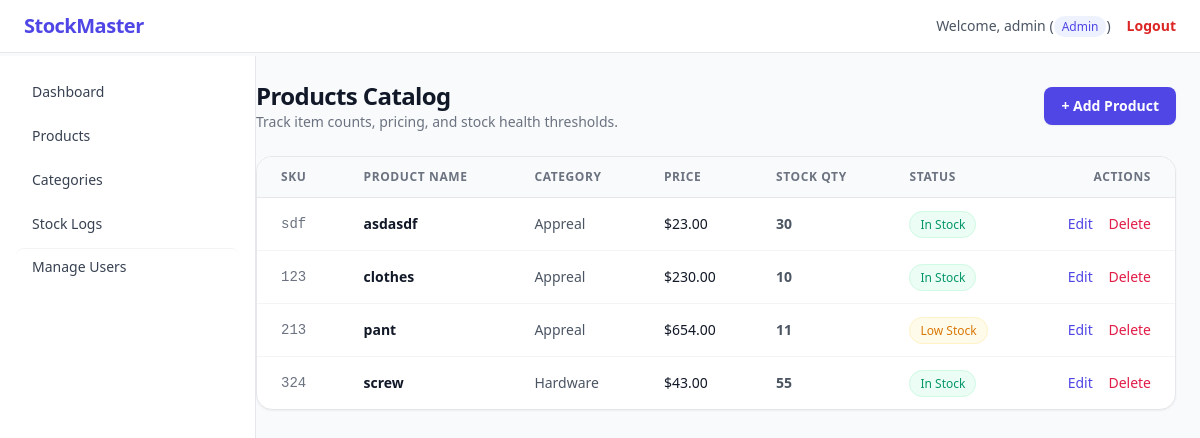
The page /products.php (signed in) on the database its author committed.
### tables this page shows
CREATE TABLE `products` (
  `id` int(11) NOT NULL,
  `category_id` int(11) DEFAULT NULL,
  `sku` varchar(50) NOT NULL,
  `name` varchar(150) NOT NULL,
  `description` text DEFAULT NULL,
  `price` decimal(10,2) NOT NULL,
  `quantity` int(11) DEFAULT 0,
  `min_stock_level` int(11) DEFAULT 5,
  `created_at` timestamp NOT NULL DEFAULT current_timestamp(),
  `updated_at` timestamp NOT NULL DEFAULT current_timestamp() ON UPDATE current_timestamp()
);

CREATE TABLE `categories` (
  `id` int(11) NOT NULL,
  `name` varchar(100) NOT NULL,
  `description` text DEFAULT NULL,
  `created_at` timestamp NOT NULL DEFAULT current_timestamp()
);

### products.php (the view, shortened to what this page needs)
<?php
require_once 'config.php';
include 'includes/header.php';
$query = "SELECT p.*, c.name AS category_name
          FROM products p
          LEFT JOIN categories c ON p.category_id = c.id
          ORDER BY p.name ASC";
$products = $pdo->query($query)->fetchAll();
?>
<div class="space-y-6">
    <div class="flex flex-col sm:flex-row sm:items-center sm:justify-between gap-4">
        <div>
            <h1 class="text-2xl font-bold text-gray-900 tracking-tight">Products Catalog</h1>
            <p class="text-sm text-gray-500">Track item counts, pricing, and stock health thresholds.</p>
        </div>
        <div>
            <a href="product_add.php" class="inline-flex justify-center items-center py-2 px-4 border border-transparent text-sm font-semibold rounded-lg text-white bg-indigo-600 hover:bg-indigo-700 transition shadow-sm">
                + Add Product
            </a>
        </div>
    </div>
    <div class="bg-white rounded-2xl border border-gray-200 shadow-sm overflow-hidden">
        <div class="overflow-x-auto">
            <table class="w-full text-left border-collapse">
                <thead>
                    <tr class="bg-gray-50 border-b border-gray-200">
                        <th class="px-6 py-3 text-xs font-semibold text-gray-500 uppercase tracking-wider">SKU</th>
                        <th class="px-6 py-3 text-xs font-semibold text-gray-500 uppercase tracking-wider">Product Name</th>
                        <th class="px-6 py-3 text-xs font-semibold text-gray-500 uppercase tracking-wider">Category</th>
                        <th class="px-6 py-3 text-xs font-semibold text-gray-500 uppercase tracking-wider">Price</th>
                        <th class="px-6 py-3 text-xs font-semibold text-gray-500 uppercase tracking-wider">Stock Qty</th>
                        <th class="px-6 py-3 text-xs font-semibold text-gray-500 uppercase tracking-wider">Status</th>
                        <th class="px-6 py-3 text-right text-xs font-semibold text-gray-500 uppercase tracking-wider">Actions</th>
                    </tr>
                </thead>
                <tbody class="divide-y divide-gray-100">
                    <?php if (count($products) > 0): ?>
                        <?php foreach ($products as $prod):
                            $is_low = $prod['quantity'] <= $prod['min_stock_level'];
                            $is_out = $prod['quantity'] == 0;
                        ?>
                            <tr class="hover:bg-gray-50/70 transition">
                                <td class="px-6 py-4 whitespace-nowrap text-sm font-mono text-gray-500">
                                    <?= htmlspecialchars($prod['sku']); ?>
                                </td>
                                <td class="px-6 py-4 whitespace-nowrap text-sm font-semibold text-gray-900">
                                    <?= htmlspecialchars($prod['name']); ?>
                                </td>
                                <td class="px-6 py-4 whitespace-nowrap text-sm text-gray-600">
                                    <?= htmlspecialchars($prod['category_name'] ?: 'Uncategorized'); ?>
                                </td>
                                <td class="px-6 py-4 whitespace-nowrap text-sm font-medium text-gray-900">
                                    $<?= number_format($prod['price'], 2); ?>
                                </td>
                                <td class="px-6 py-4 whitespace-nowrap text-sm text-gray-600 font-semibold">
                                    <?= $prod['quantity']; ?>
                                </td>
                                <td class="px-6 py-4 whitespace-nowrap text-sm">
                                    <?php if ($is_out): ?>
                                        <span class="px-2.5 py-1 text-xs font-medium rounded-full bg-rose-50 text-rose-600 border border-rose-100">Out of Stock</span>
                                    <?php elseif ($is_low): ?>
                                        <span class="px-2.5 py-1 text-xs font-medium rounded-full bg-amber-50 text-amber-600 border border-amber-100">Low Stock</span>
                                    <?php else: ?>
                                        <span class="px-2.5 py-1 text-xs font-medium rounded-full bg-emerald-50 text-emerald-600 border border-emerald-100">In Stock</span>
                                    <?php endif; ?>
                                </td>
                                <td class="px-6 py-4 whitespace-nowrap text-right text-sm font-medium space-x-3">
                                    <a href="product_edit.php?id=<?= $prod['id']; ?>" class="text-indigo-600 hover:text-indigo-900 transition">Edit</a>
                                    <a href="products.php?delete=<?= $prod['id']; ?>" onclick="return confirm('Delete this product permanently from the logs?');" class="text-rose-600 hover:text-rose-900 transition">Delete</a>
                                </td>
                            </tr>
                        <?php endforeach; ?>
                    <?php else: ?>
                        <tr>
                            <td colspan="7" class="px-6 py-12 text-center text-sm text-gray-500 font-medium">No products found. Start by adding one above!</td>
                        </tr>
                    <?php endif; ?>
                </tbody>
            </table>
        </div>
    </div>
</div>
<?php include 'includes/footer.php'; ?>

### includes/header.php (shortened to what this page needs)
<!DOCTYPE html>
<html lang="en">
<head>
    <script src="https://cdn.tailwindcss.com"></script>
</head>
<body class="bg-gray-50 font-sans antialiased">
    <?php if (isset($_SESSION['user_id'])): ?>
    <nav class="bg-white border-b border-gray-200 fixed z-30 w-full">
        <div class="px-6 py-3 flex items-center justify-between">
            <div class="flex items-center">
                <span class="text-xl font-bold text-indigo-600 tracking-tight">StockMaster</span>
            </div>
            <div class="flex items-center gap-4">
                <span class="text-sm text-gray-600 font-medium">Welcome, <?php echo htmlspecialchars($_SESSION['username']); ?> (<span class="capitalize text-xs px-2 py-0.5 bg-indigo-50 text-indigo-600 rounded-full"><?php echo $_SESSION['role']; ?></span>)</span>
                <a href="logout.php" class="text-sm font-semibold text-red-600 hover:text-red-700 transition">Logout</a>
            </div>
        </div>
    </nav>
    <div class="flex pt-14 overflow-hidden bg-gray-50">
        <aside class="w-64 fixed left-0 top-14 h-full bg-white border-r border-gray-200 pt-4 px-4 z-20">
            <ul class="space-y-1">
                <li><a href="dashboard.php" class="flex items-center px-4 py-2.5 text-sm font-medium text-gray-700 hover:bg-gray-50 rounded-lg">Dashboard</a></li>
                <li><a href="products.php" class="flex items-center px-4 py-2.5 text-sm font-medium text-gray-700 hover:bg-gray-50 rounded-lg">Products</a></li>
                <li><a href="categories.php" class="flex items-center px-4 py-2.5 text-sm font-medium text-gray-700 hover:bg-gray-50 rounded-lg">Categories</a></li>
                <li><a href="stock_logs.php" class="flex items-center px-4 py-2.5 text-sm font-medium text-gray-700 hover:bg-gray-50 rounded-lg">Stock Logs</a></li>
                <?php if ($_SESSION['role'] === 'admin'): ?>
                <li><a href="users.php" class="flex items-center px-4 py-2.5 text-sm font-medium text-gray-700 hover:bg-gray-50 rounded-lg border-t border-gray-100 pt-2">Manage Users</a></li>
                <?php endif; ?>
            </ul>
        </aside>
        <main class="w-full h-full bg-gray-50 min-h-screen pl-64 p-6">
    <?php endif; ?>

### includes/footer.php
<?php if (isset($_SESSION['user_id'])): ?>
        </main>
    </div>
    <?php endif; ?>
</body>
</html>

### rows shown on the page
products: sku "sdf", name "asdasdf", category.name "Appreal", price "23.00", quantity "30", min_stock_level "In Stock"
products: sku "123", name "clothes", category.name "Appreal", price "230.00", quantity "10", min_stock_level "In Stock"
products: sku "213", name "pant", category.name "Appreal", price "654.00", quantity "11", min_stock_level "Low Stock"
products: sku "324", name "screw", category.name "Hardware", price "43.00", quantity "55", min_stock_level "In Stock"

### other values the page prints
$_SESSION['username'] "admin"
$_SESSION['role'] "Admin"
